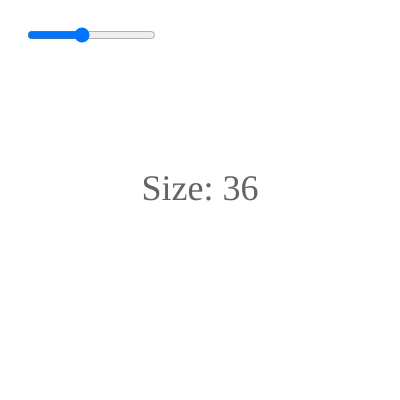
Frame 1 (no input)
Frame 60 (no input): identical to frame 1, image omitted
Frame 120 (the mouse pressed at the canvas centre since frame 60): identical to frame 1, image omitted

The p5.js sketch that drew this single still picture (run headless with seeded random() and noise() and a simulated clock; from frame 60 on, the mouse is pressed at the canvas centre):

// p5.js sketch
// ── sketch.js
var textSizeSlider;

function setup() {
  createCanvas(400, 400);

  // create a slider (min, max, default value)
  textSizeSlider = createSlider(10, 72, 36);
  textSizeSlider.position(25, 25);
}

function draw() 
{
  background(255);
  
  // display text
  noStroke();
  fill(100);
  textAlign(CENTER);
  textFont("Georgia");
  textSize(textSizeSlider.value()); 
  text("Size: " + textSizeSlider.value(), width/2, height/2); 
}
